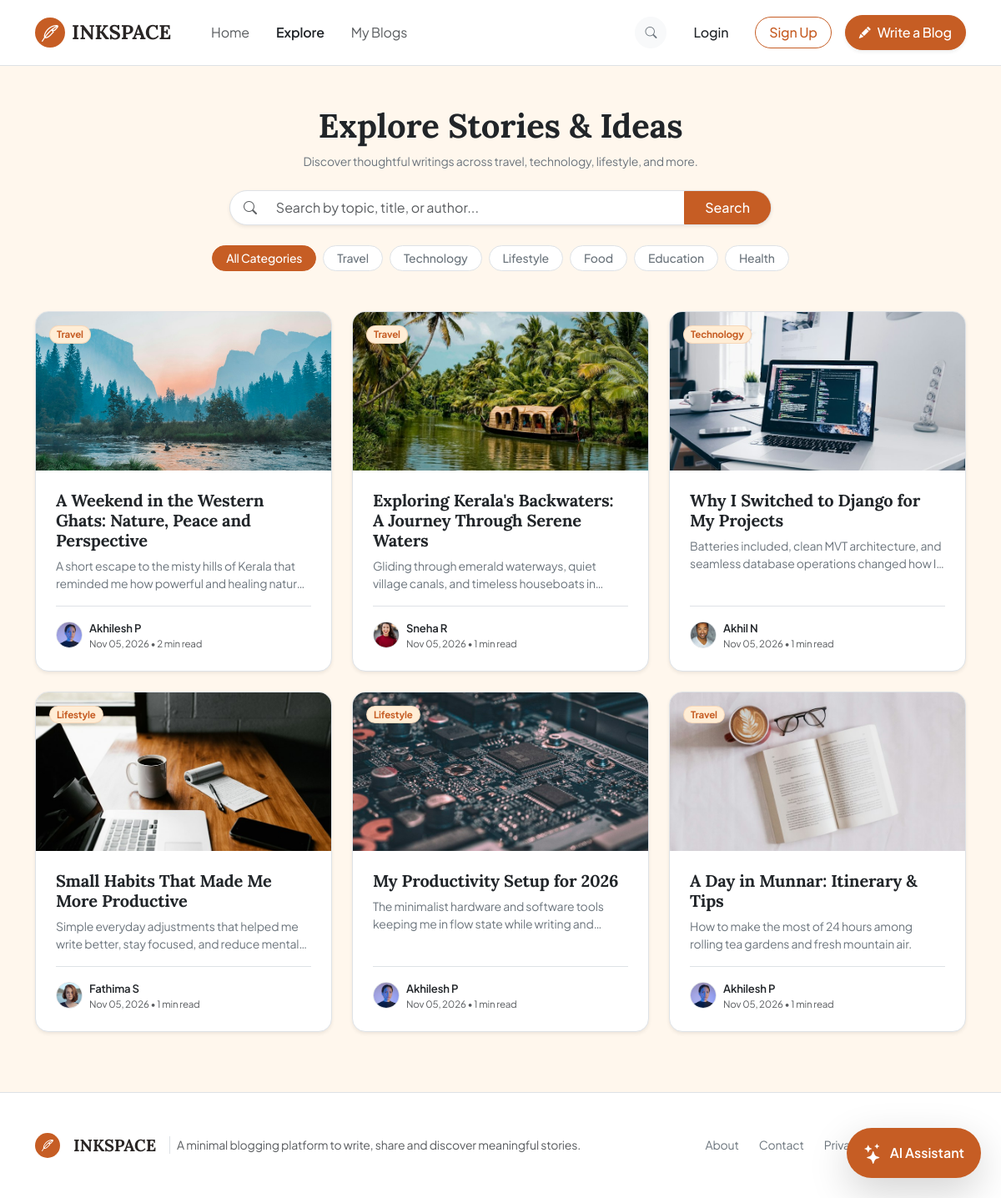
/explore/, run on the app's committed database.
### apps/blogs/models.py (models this page shows, shortened)
class Blog(models.Model):
    author = models.ForeignKey(
        User,
        on_delete=models.CASCADE,
        related_name='blogs',
        help_text="The author who created this blog post."
    )
    title = models.CharField(
        max_length=255,
        help_text="Catchy title for your blog post."
    )
    slug = models.SlugField(
        max_length=300,
        unique=True,
        blank=True,
        help_text="URL-friendly identifier generated from the title."
    )
    description = models.CharField(
        max_length=250,
        help_text="Short summary (max 250 characters) displayed on cards and search results."
    )
    cover_image = models.ImageField(
        upload_to='blog_covers/',
        blank=True,
        null=True,
        help_text="Cover image for the article header and feed previews."
    )
    category = models.CharField(
        max_length=50,
        choices=CategoryChoices.choices,
        default=CategoryChoices.TECHNOLOGY,
        help_text="Category topic that best fits this post."
    )
    content = models.TextField(
        help_text="Main article content in HTML or formatted text."
    )
    status = models.CharField(
        max_length=20,
        choices=BlogStatus.choices,
        default=BlogStatus.DRAFT,
        help_text="Publication status: Draft is private, Published is visible to everyone."
    )
    is_featured = models.BooleanField(
        default=False,
        help_text="Whether this post is featured on the homepage hero."
    )
    views_count = models.PositiveIntegerField(
        default=0,
        help_text="Total number of views this article has received."
    )
    created_at = models.DateTimeField(
        auto_now_add=True,
        help_text="Date and time when the blog post was first created."
    )
    updated_at = models.DateTimeField(
        auto_now=True,
        help_text="Date and time when the blog post was last modified."
    )
    published_at = models.DateTimeField(
        blank=True,
        null=True,
        help_text="Timestamp when the post was changed to Published status."
    )
    class Meta:
        ordering = ['-created_at']
        verbose_name = 'Blog Article'
        verbose_name_plural = 'Blog Articles'
    @property
    def reading_time(self):
        words = len(self.content.split())
        minutes = math.ceil(words / 200)
        return max(1, minutes)
    @property
    def get_cover_image_url(self):
        if not self.cover_image:
            return None
        val = str(self.cover_image).strip()
        if not val:
            return None
        if val.startswith("http://") or val.startswith("https://"):
            return val
        try:
            return self.cover_image.url
        except Exception:
            return None

### apps/accounts/models.py (models this page shows, shortened)
class Profile(models.Model):
    user = models.OneToOneField(User, on_delete=models.CASCADE, related_name='profile')
    bio = models.TextField(max_length=500, blank=True, default='Passionate writer and lifelong learner.')
    role = models.CharField(max_length=100, blank=True, default='Blogger · Developer')
    avatar = models.ImageField(upload_to='avatars/', blank=True, null=True)
    created_at = models.DateTimeField(auto_now_add=True)
    @property
    def get_avatar_url(self):
        if not self.avatar:
            return None
        val = str(self.avatar).strip()
        if val.startswith("http://") or val.startswith("https://"):
            return val
        try:
            return self.avatar.url
        except Exception:
            return None

### apps/blogs/views.py (the view, shortened to what this page needs)
# urls.py: path('explore/', views.explore_blogs, name='explore'),
def explore_blogs(request):
    category_filter = request.GET.get('category', '').strip()
    search_query = request.GET.get('q', '').strip()
    blogs = Blog.objects.filter(status=BlogStatus.PUBLISHED).select_related('author')
    if category_filter and category_filter in CategoryChoices.values:
        blogs = blogs.filter(category=category_filter)
    context = {
        'blogs': blogs,
        'categories': CategoryChoices.values,
        'current_category': category_filter,
        'search_query': search_query,
    }
    return render(request, 'blogs/explore.html', context)

### apps/blogs/templates/blogs/explore.html (shortened to what this page needs)
{% extends 'base.html' %}
{% load static %}
{% block content %}
<div class="container py-4">
  <div class="text-center py-4 max-w-2xl mx-auto" style="max-width: 650px;">
    <h1 class="display-6 font-serif fw-bold text-dark mb-2">Explore Stories & Ideas</h1>
    <p class="text-secondary small mb-4">Discover thoughtful writings across travel, technology, lifestyle, and more.</p>
    <form method="get" action="{% url 'blogs:explore' %}" class="position-relative">
      <div class="input-group shadow-sm rounded-pill overflow-hidden bg-white border">
        <span class="input-group-text bg-transparent border-0 ps-3 text-muted"><i class="bi bi-search"></i></span>
        <input type="text" name="q" value="{{ search_query }}" class="form-control border-0 py-2" placeholder="Search by topic, title, or author...">
        <button class="btn btn-orange-primary px-4" type="submit" style="background-color: #C65D24; border-color: #C65D24;">Search</button>
      </div>
    </form>
  </div>
  <div class="d-flex flex-wrap justify-content-center gap-2 mb-5">
    <a href="{% url 'blogs:explore' %}{% if search_query %}?q={{ search_query }}{% endif %}" class="btn btn-sm rounded-pill px-3 py-1 fw-medium {% if not current_category %}btn-orange-primary{% else %}btn-outline-secondary border bg-white{% endif %}" {% if not current_category %}style="background-color: #C65D24; border-color: #C65D24; color: #FFFFFF;"{% endif %}>
      All Categories
    </a>
    {% for cat in categories %}
      <a href="{% url 'blogs:explore' %}?category={{ cat }}" class="btn btn-sm rounded-pill px-3 py-1 fw-medium {% if current_category == cat %}btn-orange-primary{% else %}btn-outline-secondary border bg-white{% endif %}" >
        {{ cat }}
      </a>
    {% endfor %}
  </div>
  <div class="row row-cols-1 row-cols-md-2 row-cols-lg-3 g-4 mb-5">
    {% for story in blogs %}
      <div class="col">
        <div class="card h-100 border rounded-4 shadow-sm overflow-hidden bg-white hover-shadow transition-all">
          {% if story.get_cover_image_url %}
            <div class="position-relative" style="height: 190px;">
              <img src="{{ story.get_cover_image_url }}" alt="{{ story.title }}" class="w-100 h-100 object-fit-cover">
              <span class="badge position-absolute top-0 start-0 m-3 px-2 py-1 rounded-pill" style="background-color: #FFEDD5; color: #C65D24; font-size: 0.72rem; border: 1px solid rgba(198, 93, 36, 0.15);">
                {{ story.category }}
              </span>
            </div>
          {% else %}
            <div class="px-4 pt-4 pb-0">
              <span class="badge rounded-pill px-2.5 py-1" style="background-color: #FFEDD5; color: #C65D24; font-size: 0.72rem; border: 1px solid rgba(198, 93, 36, 0.15);">
                {{ story.category }}
              </span>
            </div>
          {% endif %}
          <div class="card-body p-4 d-flex flex-column">
            <h2 class="h5 font-serif fw-bold mb-2">
              <a href="{% url 'blogs:blog_detail' slug=story.slug %}" class="text-dark text-decoration-none hover-text-orange">
                {{ story.title }}
              </a>
            </h2>
            <p class="text-secondary small font-sans mb-3 line-clamp-2">
              {{ story.description }}
            </p>
            <div class="d-flex align-items-center gap-2 mt-auto pt-3 border-top">
              {% if story.author.profile.get_avatar_url %}
                <img src="{{ story.author.profile.get_avatar_url }}" alt="{{ story.author.username }}" class="rounded-circle object-fit-cover border" width="32" height="32">
              {% else %}
                <div class="rounded-circle fw-bold d-flex align-items-center justify-content-center" style="width: 32px; height: 32px; background-color: #FFEDD5; color: #C65D24; font-size: 0.85rem;">
                  {{ story.author.first_name|default:story.author.username|slice:":1"|upper }}
                </div>
              {% endif %}
              <div class="overflow-hidden">
                <div class="fw-semibold text-truncate text-dark" style="font-size: 0.82rem;">{{ story.author.get_full_name|default:story.author.username }}</div>
                <div class="text-muted" style="font-size: 0.72rem;">{{ story.created_at|date:"M d, Y" }} &bull; {{ story.reading_time }} min read</div>
              </div>
            </div>
          </div>
        </div>
      </div>
    {% endfor %}
  </div>
</div>
{% endblock %}

### static/css/style.css (style rules this page uses)
:root { --ink-primary: #C65D24; --ink-secondary: #E87932; --ink-accent: #F59E0B; --ink-bg: #FFF7ED; --ink-card: #FFFFFF; --ink-text: #292524; --ink-text-muted: #78716C; --ink-border: #E7E5E4; --ink-bg-light: #FFEDD5; --ink-hover: #9A3412; --font-serif: 'Lora', Georgia, serif; --font-sans: 'Plus Jakarta Sans', system-ui, -apple-system, sans-serif; --font-mono: 'JetBrains Mono', monospace; }
body.bg-page { background-color: var(--ink-bg) !important; color: var(--ink-text); font-family: var(--font-sans); letter-spacing: -0.01em; -webkit-font-smoothing: antialiased; }
.font-serif { font-family: var(--font-serif) !important; }
.font-sans { font-family: var(--font-sans) !important; }
.btn-ink-primary, .btn-orange-primary { background-color: var(--ink-primary) !important; border-color: var(--ink-primary) !important; color: #FFFFFF !important; font-weight: 500; transition: all 0.2s ease-in-out; }
.hover-shadow { transition: transform 0.2s ease, box-shadow 0.2s ease; }
.line-clamp-2 { display: -webkit-box; -webkit-line-clamp: 2; -webkit-box-orient: vertical; overflow: hidden; }
.hover-shadow { transition: transform 0.2s ease, box-shadow 0.2s ease, border-color 0.2s ease; }

### data on the page
Blog: get_cover_image_url (picture), category "Travel", title "A Weekend in the Western Ghats: Nature, Peace and Perspective", description "A short escape to the misty hills of Kerala that reminded me how powerful and healing…", author.profile.get_avatar_url (picture), author.get_full_name "Akhilesh P", created_at "Nov 05, 2026", reading_time "2"
Blog: get_cover_image_url (picture), category "Travel", title "Exploring Kerala's Backwaters: A Journey Through Serene Waters", description "Gliding through emerald waterways, quiet village canals, and timeless houseboats…", author.profile.get_avatar_url (picture), author.get_full_name "Sneha R", created_at "Nov 05, 2026", reading_time "1"
Blog: get_cover_image_url (picture), category "Technology", title "Why I Switched to Django for My Projects", description "Batteries included, clean MVT architecture, and seamless database operations changed how…", author.profile.get_avatar_url (picture), author.get_full_name "Akhil N", created_at "Nov 05, 2026", reading_time "1"
Blog: get_cover_image_url (picture), category "Lifestyle", title "Small Habits That Made Me More Productive", description "Simple everyday adjustments that helped me write better, stay focused, and reduce…", author.profile.get_avatar_url (picture), author.get_full_name "Fathima S", created_at "Nov 05, 2026", reading_time "1"
Blog: get_cover_image_url (picture), category "Lifestyle", title "My Productivity Setup for 2026", description "The minimalist hardware and software tools keeping me in flow state while writing…", author.profile.get_avatar_url (picture), author.get_full_name "Akhilesh P", created_at "Nov 05, 2026", reading_time "1"
Blog: get_cover_image_url (picture), category "Travel", title "A Day in Munnar: Itinerary & Tips", description "How to make the most of 24 hours among rolling tea gardens and fresh mountain air.", author.profile.get_avatar_url (picture), author.get_full_name "Akhilesh P", created_at "Nov 05, 2026", reading_time "1"

### other printed values
{{ cat }} "Travel" "Technology" "Lifestyle" "Food" "Education" "Health"
